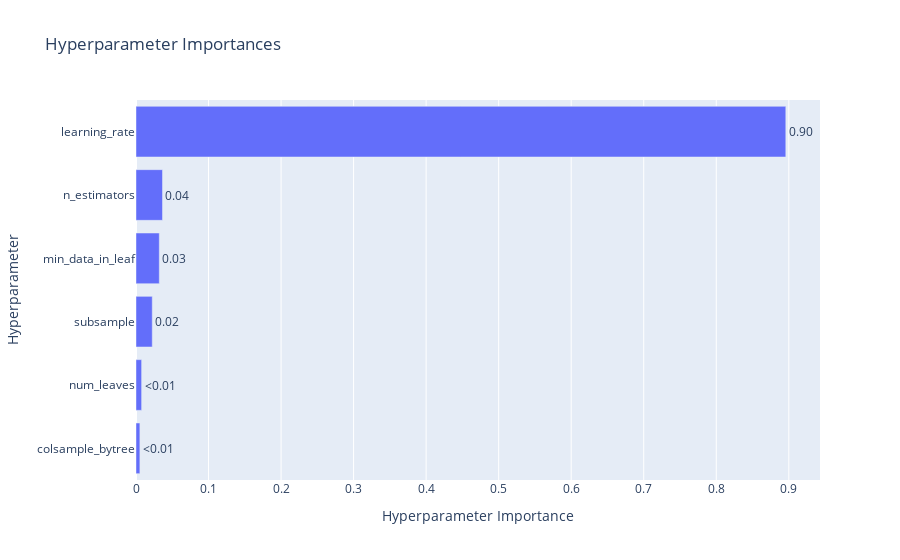

This figure's notebook cell:
### Code cell
# 하이퍼파라미터별 중요도를 확인할 수 있는 그래프
optuna.visualization.plot_param_importances(study_lgbm)

### Figure 1 — Plotly figure (JSON) as saved in the notebook; plotly's stock layout.template omitted (floating-point values rounded to 4 significant figures)
{"data": [{"cliponaxis": false, "hovertemplate": ["colsample_bytree (FloatDistribution): 0.005346666381307181<extra></extra>", "num_leaves (IntDistribution): 0.007750511259539719<extra></extra>", "subsample (FloatDistribution): 0.02241468519033614<extra></extra>", "min_data_in_leaf (IntDistribution): 0.03210881048201491<extra></extra>", "n_estimators (IntDistribution): 0.03651576869979469<extra></extra>", "learning_rate (FloatDistribution): 0.8958635579870075<extra></extra>"], "name": "Objective Value", "orientation": "h", "text": ["<0.01", "<0.01", "0.02", "0.03", "0.04", "0.90"], "textposition": "outside", "type": "bar", "x": [0.005347, 0.007751, 0.02241, 0.03211, 0.03652, 0.8959], "y": ["colsample_bytree", "num_leaves", "subsample", "min_data_in_leaf", "n_estimators", "learning_rate"]}], "layout": {"title": {"text": "Hyperparameter Importances"}, "xaxis": {"title": {"text": "Hyperparameter Importance"}}, "yaxis": {"title": {"text": "Hyperparameter"}}}}
